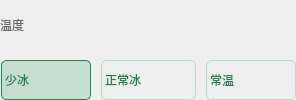
                        <widget class="QWidget" name="widget_38" native="true">
                         <layout class="QVBoxLayout" name="verticalLayout_16">
                          <property name="spacing">
                           <number>10</number>
                          </property>
                          <property name="leftMargin">
                           <number>0</number>
                          </property>
                          <property name="topMargin">
                           <number>0</number>
                          </property>
                          <property name="rightMargin">
                           <number>0</number>
                          </property>
                          <property name="bottomMargin">
                           <number>0</number>
                          </property>
                          <item>
                           <widget class="QWidget" name="widget_39" native="true">
                            <layout class="QHBoxLayout" name="horizontalLayout_37">
                             <property name="spacing">
                              <number>0</number>
                             </property>
                             <property name="leftMargin">
                              <number>0</number>
                             </property>
                             <property name="topMargin">
                              <number>0</number>
                             </property>
                             <property name="rightMargin">
                              <number>0</number>
                             </property>
                             <property name="bottomMargin">
                              <number>0</number>
                             </property>
                             <item>
                              <widget class="QLabel" name="label_20">
                               <property name="minimumSize">
                                <size>
                                 <width>0</width>
                                 <height>25</height>
                                </size>
                               </property>
                               <property name="maximumSize">
                                <size>
                                 <width>1000</width>
                                 <height>25</height>
                                </size>
                               </property>
                               <property name="styleSheet">
                                <string notr="true">color:rgb(102, 102, 102);</string>
                               </property>
                               <property name="text">
                                <string>温度</string>
                               </property>
                              </widget>
                             </item>
                             <item>
                              <spacer name="horizontalSpacer_14">
                               <property name="orientation">
                                <enum>Qt::Vertical</enum>
                               </property>
                               <property name="sizeHint" stdset="0">
                                <size>
                                 <width>230</width>
                                 <height>20</height>
                                </size>
                               </property>
                              </spacer>
                             </item>
                            </layout>
                           </widget>
                          </item>
                          <item>
                           <widget class="QWidget" name="widget_40" native="true">
                            <layout class="QHBoxLayout" name="horizontalLayout_38">
                             <property name="spacing">
                              <number>10</number>
                             </property>
                             <property name="leftMargin">
                              <number>1</number>
                             </property>
                             <property name="topMargin">
                              <number>0</number>
                             </property>
                             <property name="rightMargin">
                              <number>0</number>
                             </property>
                             <property name="bottomMargin">
                              <number>0</number>
                             </property>
                             <item>
                              <widget class="QLabel" name="menu_ice_low">
                               <property name="minimumSize">
                                <size>
                                 <width>90</width>
                                 <height>40</height>
                                </size>
                               </property>
                               <property name="maximumSize">
                                <size>
                                 <width>90</width>
                                 <height>60</height>
                                </size>
                               </property>
                               <property name="styleSheet">
                                <string notr="true">background-color:rgba(44,159,97,0.22);
border-radius:5px;
border: 1px solid rgb(21, 136, 74);
color:rgb(20, 126, 69);</string>
                               </property>
                               <property name="text">
                                <string>少冰</string>
                               </property>
                              </widget>
                             </item>
                             <item>
                              <widget class="QLabel" name="menu_ice_normal">
                               <property name="minimumSize">
                                <size>
                                 <width>95</width>
                                 <height>40</height>
                                </size>
                               </property>
                               <property name="maximumSize">
                                <size>
                                 <width>95</width>
                                 <height>60</height>
                                </size>
                               </property>
                               <property name="styleSheet">
                                <string notr="true">border-radius:5px;
border: 1px solid rgb(169, 227, 196);
color:rgb(20, 126, 69);</string>
                               </property>
                               <property name="text">
                                <string>正常冰</string>
                               </property>
                              </widget>
                             </item>
                             <item>
                              <widget class="QLabel" name="menu_ice_0">
                               <property name="minimumSize">
                                <size>
                                 <width>90</width>
                                 <height>40</height>
                                </size>
                               </property>
                               <property name="maximumSize">
                                <size>
                                 <width>90</width>
                                 <height>60</height>
                                </size>
                               </property>
                               <property name="styleSheet">
                                <string notr="true">border-radius:5px;
border: 1px solid rgb(169, 227, 196);
color:rgb(20, 126, 69);</string>
                               </property>
                               <property name="text">
                                <string>常温</string>
                               </property>
                              </widget>
                             </item>
                            </layout>
                           </widget>
                          </item>
                         </layout>
                        </widget>
